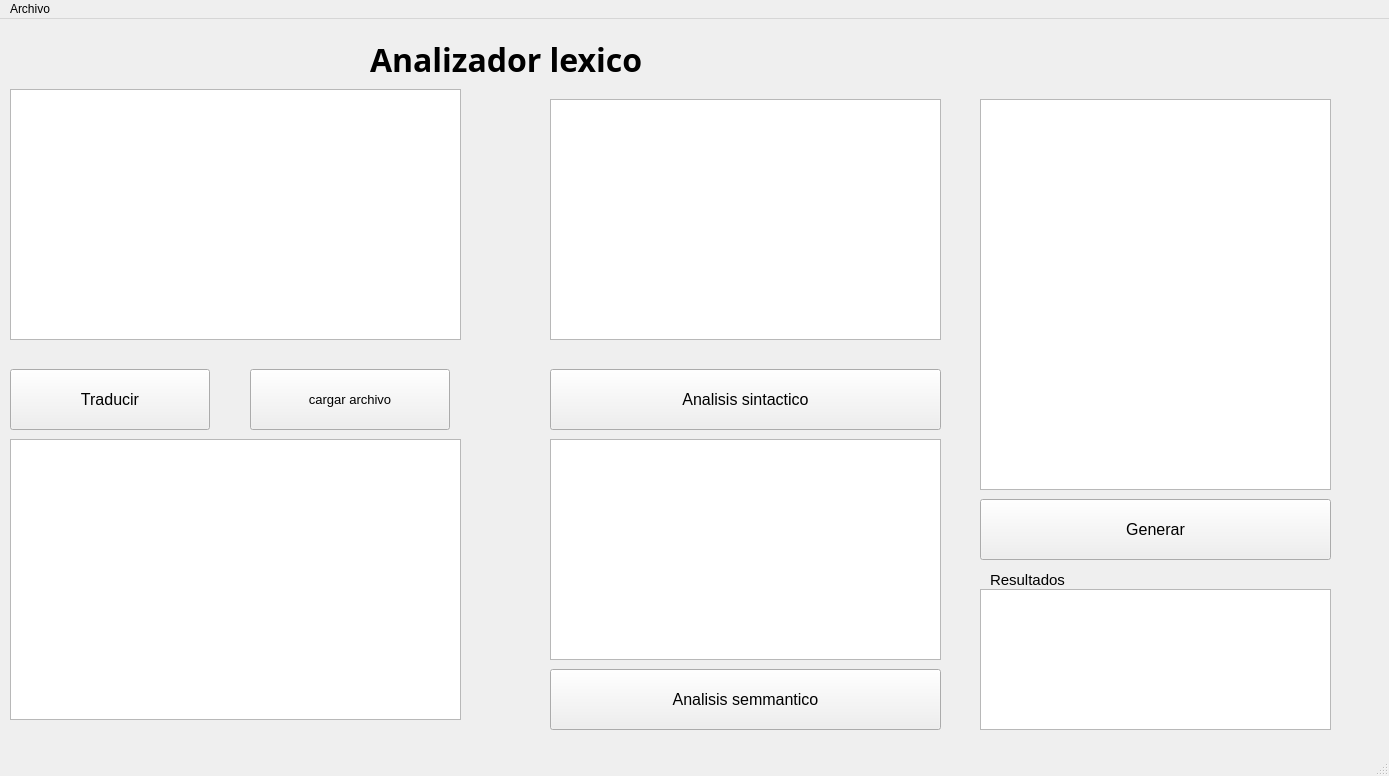
<?xml version="1.0" encoding="UTF-8"?>
<ui version="4.0">
 <class>MainWindow</class>
 <widget class="QMainWindow" name="MainWindow">
  <property name="geometry">
   <rect>
    <x>0</x>
    <y>0</y>
    <width>1389</width>
    <height>776</height>
   </rect>
  </property>
  <property name="windowTitle">
   <string>MainWindow</string>
  </property>
  <widget class="QWidget" name="centralwidget">
   <widget class="QTableWidget" name="tableWidget">
    <property name="geometry">
     <rect>
      <x>10</x>
      <y>420</y>
      <width>451</width>
      <height>281</height>
     </rect>
    </property>
   </widget>
   <widget class="QPushButton" name="pushButton">
    <property name="geometry">
     <rect>
      <x>10</x>
      <y>350</y>
      <width>200</width>
      <height>61</height>
     </rect>
    </property>
    <property name="font">
     <font>
      <pointsize>12</pointsize>
     </font>
    </property>
    <property name="text">
     <string>Traducir</string>
    </property>
   </widget>
   <widget class="QPushButton" name="pushButtonfile">
    <property name="geometry">
     <rect>
      <x>250</x>
      <y>350</y>
      <width>200</width>
      <height>61</height>
     </rect>
    </property>
    <property name="font">
     <font>
      <pointsize>10</pointsize>
     </font>
    </property>
    <property name="text">
     <string>cargar archivo</string>
    </property>
   </widget>
   <widget class="QLabel" name="label">
    <property name="geometry">
     <rect>
      <x>370</x>
      <y>20</y>
      <width>361</width>
      <height>41</height>
     </rect>
    </property>
    <property name="font">
     <font>
      <family>Bahnschrift</family>
      <pointsize>24</pointsize>
      <weight>75</weight>
      <bold>true</bold>
     </font>
    </property>
    <property name="text">
     <string>Analizador lexico</string>
    </property>
   </widget>
   <widget class="QPlainTextEdit" name="plainTextEdit_2">
    <property name="geometry">
     <rect>
      <x>10</x>
      <y>70</y>
      <width>451</width>
      <height>251</height>
     </rect>
    </property>
   </widget>
   <widget class="QPlainTextEdit" name="plainTextEdit_3">
    <property name="geometry">
     <rect>
      <x>550</x>
      <y>80</y>
      <width>391</width>
      <height>241</height>
     </rect>
    </property>
   </widget>
   <widget class="QPushButton" name="pushButton_2">
    <property name="geometry">
     <rect>
      <x>550</x>
      <y>350</y>
      <width>391</width>
      <height>61</height>
     </rect>
    </property>
    <property name="font">
     <font>
      <pointsize>12</pointsize>
     </font>
    </property>
    <property name="text">
     <string>Analisis sintactico</string>
    </property>
   </widget>
   <widget class="QPlainTextEdit" name="plainTextEdit_4">
    <property name="geometry">
     <rect>
      <x>550</x>
      <y>420</y>
      <width>391</width>
      <height>221</height>
     </rect>
    </property>
   </widget>
   <widget class="QPushButton" name="pushButton_3">
    <property name="geometry">
     <rect>
      <x>550</x>
      <y>650</y>
      <width>391</width>
      <height>61</height>
     </rect>
    </property>
    <property name="font">
     <font>
      <pointsize>12</pointsize>
     </font>
    </property>
    <property name="text">
     <string>Analisis semmantico</string>
    </property>
   </widget>
   <widget class="QPlainTextEdit" name="plainTextEdit_5">
    <property name="geometry">
     <rect>
      <x>980</x>
      <y>80</y>
      <width>351</width>
      <height>391</height>
     </rect>
    </property>
   </widget>
   <widget class="QPushButton" name="pushButton_4">
    <property name="geometry">
     <rect>
      <x>980</x>
      <y>480</y>
      <width>351</width>
      <height>61</height>
     </rect>
    </property>
    <property name="font">
     <font>
      <pointsize>12</pointsize>
     </font>
    </property>
    <property name="text">
     <string>Generar</string>
    </property>
   </widget>
   <widget class="QPlainTextEdit" name="plainTextEdit_6">
    <property name="geometry">
     <rect>
      <x>980</x>
      <y>570</y>
      <width>351</width>
      <height>141</height>
     </rect>
    </property>
   </widget>
   <widget class="QLabel" name="label_2">
    <property name="geometry">
     <rect>
      <x>990</x>
      <y>550</y>
      <width>101</width>
      <height>21</height>
     </rect>
    </property>
    <property name="font">
     <font>
      <pointsize>11</pointsize>
     </font>
    </property>
    <property name="text">
     <string>Resultados </string>
    </property>
   </widget>
  </widget>
  <widget class="QMenuBar" name="menubar">
   <property name="geometry">
    <rect>
     <x>0</x>
     <y>0</y>
     <width>1389</width>
     <height>21</height>
    </rect>
   </property>
   <widget class="QMenu" name="menuArchivo">
    <property name="title">
     <string>Archivo</string>
    </property>
    <addaction name="separator"/>
   </widget>
   <addaction name="menuArchivo"/>
  </widget>
  <widget class="QStatusBar" name="statusbar"/>
 </widget>
 <resources/>
 <connections/>
</ui>
